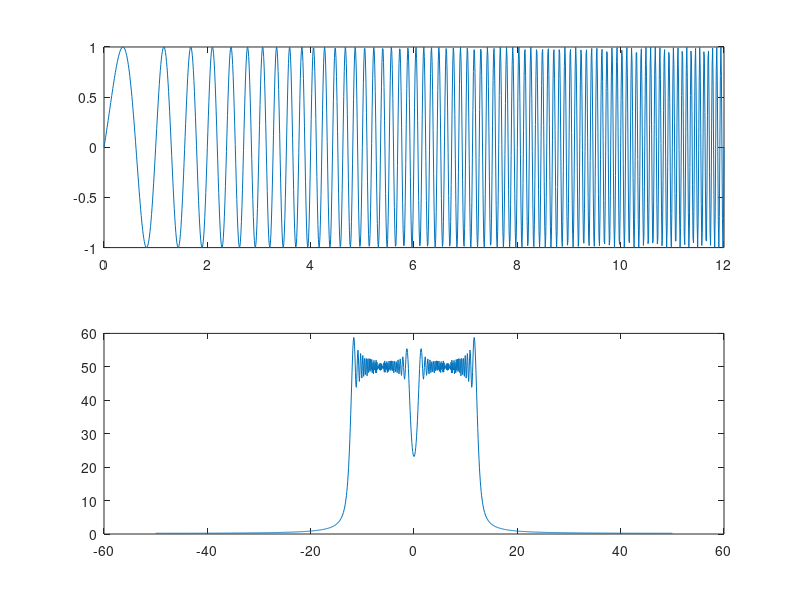
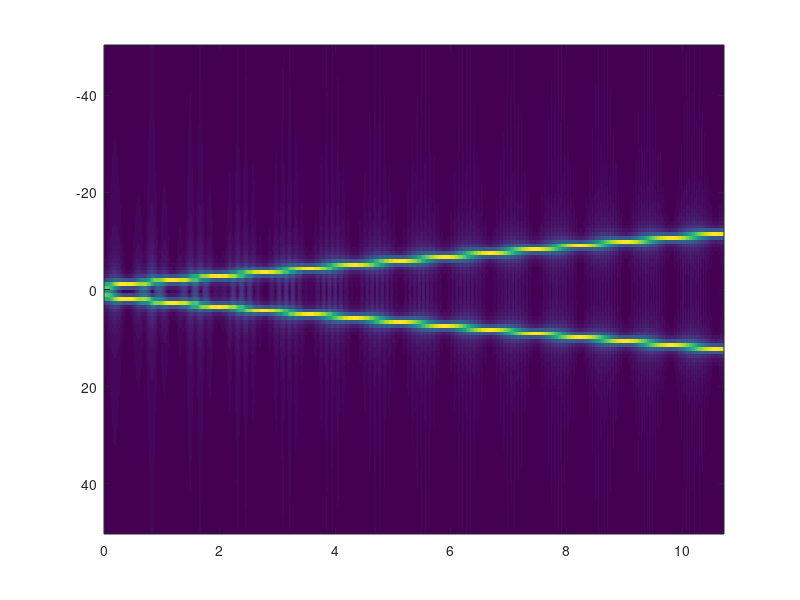

These charts were generated, in order, by the following MATLAB code: (Note: this script raises an error after producing the figures.)

%% analiza czasowo-czestotliwosciowa - STFT, wieloktrotne widmo amplitudowe dlka roznyh odcinkow sygnalu
close all; clear all; clc;
t=0:0.01:12;
Fs=100;
%dla t=<0,4>s sygnal harmoniczny amp=1, f=12hz
%dla t=(4,8>s sygnal harmoniczny amp1.2, f=22Hz
%dla t=(8,12>s sygnal harmoniczny amp=0.8, f=7Hz
%stworz sygnal x, policz i wyswietl widmo amplitudowe
 
x=sin(pi*t.*(t+1));
X=fftshift(fft(x));
f=linspace(-Fs/2,Fs/2,length(t));
WA=abs(X);
subplot(211), plot(t,x)
subplot(212), plot(f,WA)
okno=128; %szerokosc okna w ktorym bedziemy liczyc tranfoprmate fouriera
N=length(t);
A=zeros(okno,N-okno); %tabela dla wynikow
for k=1:(N-okno)
    xx=x(k:k+okno-1); %wyciagamy kawelk sygnalu
    WW=abs(fftshift(fft(xx)));
    A(:,k)=WW'; %zapisujemy wynik w k-atej kolumnie
end 
tt=(0:N-okno-1)/Fs;
ff=linspace(-Fs/2,Fs/2,okno);
figure;
imagesc(tt,ff,A); colorbar('vertical');
